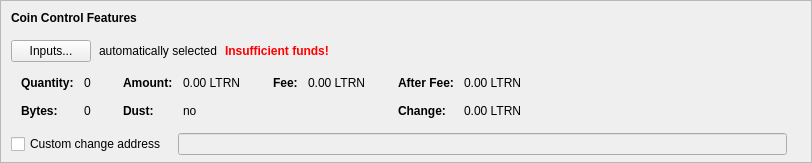
    <widget class="QFrame" name="frameCoinControl">
     <property name="sizePolicy">
      <sizepolicy hsizetype="Expanding" vsizetype="Expanding">
       <horstretch>0</horstretch>
       <verstretch>0</verstretch>
      </sizepolicy>
     </property>
     <property name="maximumSize">
      <size>
       <width>16777215</width>
       <height>16777215</height>
      </size>
     </property>
     <property name="frameShape">
      <enum>QFrame::StyledPanel</enum>
     </property>
     <property name="frameShadow">
      <enum>QFrame::Sunken</enum>
     </property>
     <layout class="QVBoxLayout" name="verticalLayoutCoinControl2">
      <property name="spacing">
       <number>0</number>
      </property>
      <property name="leftMargin">
       <number>0</number>
      </property>
      <property name="topMargin">
       <number>0</number>
      </property>
      <property name="rightMargin">
       <number>0</number>
      </property>
      <property name="bottomMargin">
       <number>6</number>
      </property>
      <item>
       <layout class="QVBoxLayout" name="verticalLayoutCoinControl" stretch="0,0,0,0,1">
        <property name="spacing">
         <number>0</number>
        </property>
        <property name="leftMargin">
         <number>10</number>
        </property>
        <property name="topMargin">
         <number>10</number>
        </property>
        <item>
         <layout class="QHBoxLayout" name="horizontalLayoutCoinControl1">
          <property name="bottomMargin">
           <number>15</number>
          </property>
          <item>
           <widget class="QLabel" name="labelCoinControlFeatures">
            <property name="sizePolicy">
             <sizepolicy hsizetype="Preferred" vsizetype="Maximum">
              <horstretch>0</horstretch>
              <verstretch>0</verstretch>
             </sizepolicy>
            </property>
            <property name="font">
             <font>
              <weight>75</weight>
              <bold>true</bold>
             </font>
            </property>
            <property name="styleSheet">
             <string notr="true">font-weight:bold;</string>
            </property>
            <property name="text">
             <string>Coin Control Features</string>
            </property>
           </widget>
          </item>
         </layout>
        </item>
        <item>
         <layout class="QHBoxLayout" name="horizontalLayoutCoinControl2" stretch="0,0,0,0">
          <property name="spacing">
           <number>8</number>
          </property>
          <property name="bottomMargin">
           <number>10</number>
          </property>
          <item>
           <widget class="QPushButton" name="pushButtonCoinControl">
            <property name="styleSheet">
             <string notr="true"/>
            </property>
            <property name="text">
             <string>Inputs...</string>
            </property>
            <property name="autoDefault">
             <bool>false</bool>
            </property>
           </widget>
          </item>
          <item>
           <widget class="QLabel" name="labelCoinControlAutomaticallySelected">
            <property name="text">
             <string>automatically selected</string>
            </property>
            <property name="margin">
             <number>5</number>
            </property>
           </widget>
          </item>
          <item>
           <widget class="QLabel" name="labelCoinControlInsuffFunds">
            <property name="font">
             <font>
              <weight>75</weight>
              <bold>true</bold>
             </font>
            </property>
            <property name="styleSheet">
             <string notr="true">color:red;font-weight:bold;</string>
            </property>
            <property name="text">
             <string>Insufficient funds!</string>
            </property>
            <property name="margin">
             <number>5</number>
            </property>
           </widget>
          </item>
          <item>
           <spacer name="horizontalSpacerCoinControl">
            <property name="orientation">
             <enum>Qt::Horizontal</enum>
            </property>
            <property name="sizeHint" stdset="0">
             <size>
              <width>40</width>
              <height>1</height>
             </size>
            </property>
           </spacer>
          </item>
         </layout>
        </item>
        <item>
         <widget class="QWidget" name="widgetCoinControl" native="true">
          <property name="sizePolicy">
           <sizepolicy hsizetype="Preferred" vsizetype="Preferred">
            <horstretch>0</horstretch>
            <verstretch>0</verstretch>
           </sizepolicy>
          </property>
          <property name="minimumSize">
           <size>
            <width>0</width>
            <height>0</height>
           </size>
          </property>
          <property name="styleSheet">
           <string notr="true"/>
          </property>
          <layout class="QHBoxLayout" name="horizontalLayoutCoinControl5">
           <property name="leftMargin">
            <number>0</number>
           </property>
           <property name="topMargin">
            <number>0</number>
           </property>
           <property name="rightMargin">
            <number>0</number>
           </property>
           <property name="bottomMargin">
            <number>0</number>
           </property>
           <item>
            <layout class="QHBoxLayout" name="horizontalLayoutCoinControl3" stretch="0,0,0,1">
             <property name="spacing">
              <number>20</number>
             </property>
             <property name="topMargin">
              <number>0</number>
             </property>
             <property name="bottomMargin">
              <number>10</number>
             </property>
             <item>
              <layout class="QFormLayout" name="formLayoutCoinControl1">
               <property name="horizontalSpacing">
                <number>10</number>
               </property>
               <property name="verticalSpacing">
                <number>14</number>
               </property>
               <property name="leftMargin">
                <number>10</number>
               </property>
               <property name="topMargin">
                <number>4</number>
               </property>
               <property name="rightMargin">
                <number>6</number>
               </property>
               <item row="0" column="0">
                <widget class="QLabel" name="labelCoinControlQuantityText">
                 <property name="font">
                  <font>
                   <weight>75</weight>
                   <bold>true</bold>
                  </font>
                 </property>
                 <property name="text">
                  <string>Quantity:</string>
                 </property>
                 <property name="margin">
                  <number>0</number>
                 </property>
                </widget>
               </item>
               <item row="0" column="1">
                <widget class="QLabel" name="labelCoinControlQuantity">
                 <property name="cursor">
                  <cursorShape>IBeamCursor</cursorShape>
                 </property>
                 <property name="contextMenuPolicy">
                  <enum>Qt::ActionsContextMenu</enum>
                 </property>
                 <property name="text">
                  <string notr="true">0</string>
                 </property>
                 <property name="margin">
                  <number>0</number>
                 </property>
                 <property name="textInteractionFlags">
                  <set>Qt::LinksAccessibleByMouse|Qt::TextSelectableByKeyboard|Qt::TextSelectableByMouse</set>
                 </property>
                </widget>
               </item>
               <item row="1" column="0">
                <widget class="QLabel" name="labelCoinControlBytesText">
                 <property name="font">
                  <font>
                   <weight>75</weight>
                   <bold>true</bold>
                  </font>
                 </property>
                 <property name="text">
                  <string>Bytes:</string>
                 </property>
                </widget>
               </item>
               <item row="1" column="1">
                <widget class="QLabel" name="labelCoinControlBytes">
                 <property name="cursor">
                  <cursorShape>IBeamCursor</cursorShape>
                 </property>
                 <property name="contextMenuPolicy">
                  <enum>Qt::ActionsContextMenu</enum>
                 </property>
                 <property name="text">
                  <string notr="true">0</string>
                 </property>
                 <property name="textInteractionFlags">
                  <set>Qt::LinksAccessibleByMouse|Qt::TextSelectableByKeyboard|Qt::TextSelectableByMouse</set>
                 </property>
                </widget>
               </item>
              </layout>
             </item>
             <item>
              <layout class="QFormLayout" name="formLayoutCoinControl2">
               <property name="horizontalSpacing">
                <number>10</number>
               </property>
               <property name="verticalSpacing">
                <number>14</number>
               </property>
               <property name="leftMargin">
                <number>6</number>
               </property>
               <property name="topMargin">
                <number>4</number>
               </property>
               <property name="rightMargin">
                <number>6</number>
               </property>
               <item row="0" column="0">
                <widget class="QLabel" name="labelCoinControlAmountText">
                 <property name="font">
                  <font>
                   <weight>75</weight>
                   <bold>true</bold>
                  </font>
                 </property>
                 <property name="text">
                  <string>Amount:</string>
                 </property>
                 <property name="margin">
                  <number>0</number>
                 </property>
                </widget>
               </item>
               <item row="0" column="1">
                <widget class="QLabel" name="labelCoinControlAmount">
                 <property name="cursor">
                  <cursorShape>IBeamCursor</cursorShape>
                 </property>
                 <property name="contextMenuPolicy">
                  <enum>Qt::ActionsContextMenu</enum>
                 </property>
                 <property name="text">
                  <string notr="true">0.00 LTRN</string>
                 </property>
                 <property name="textInteractionFlags">
                  <set>Qt::LinksAccessibleByMouse|Qt::TextSelectableByKeyboard|Qt::TextSelectableByMouse</set>
                 </property>
                </widget>
               </item>
               <item row="1" column="0">
                <widget class="QLabel" name="labelCoinControlLowOutputText">
                 <property name="font">
                  <font>
                   <weight>75</weight>
                   <bold>true</bold>
                  </font>
                 </property>
                 <property name="text">
                  <string>Dust:</string>
                 </property>
                </widget>
               </item>
               <item row="1" column="1">
                <widget class="QLabel" name="labelCoinControlLowOutput">
                 <property name="cursor">
                  <cursorShape>IBeamCursor</cursorShape>
                 </property>
                 <property name="contextMenuPolicy">
                  <enum>Qt::ActionsContextMenu</enum>
                 </property>
                 <property name="text">
                  <string notr="true">no</string>
                 </property>
                 <property name="textInteractionFlags">
                  <set>Qt::LinksAccessibleByMouse|Qt::TextSelectableByKeyboard|Qt::TextSelectableByMouse</set>
                 </property>
                </widget>
               </item>
              </layout>
             </item>
             <item>
              <layout class="QFormLayout" name="formLayoutCoinControl3">
               <property name="horizontalSpacing">
                <number>10</number>
               </property>
               <property name="verticalSpacing">
                <number>14</number>
               </property>
               <property name="leftMargin">
                <number>6</number>
               </property>
               <property name="topMargin">
                <number>4</number>
               </property>
               <property name="rightMargin">
                <number>6</number>
               </property>
               <item row="0" column="0">
                <widget class="QLabel" name="labelCoinControlFeeText">
                 <property name="font">
                  <font>
                   <weight>75</weight>
                   <bold>true</bold>
                  </font>
                 </property>
                 <property name="text">
                  <string>Fee:</string>
                 </property>
                 <property name="margin">
                  <number>0</number>
                 </property>
                </widget>
               </item>
               <item row="0" column="1">
                <widget class="QLabel" name="labelCoinControlFee">
                 <property name="cursor">
                  <cursorShape>IBeamCursor</cursorShape>
                 </property>
                 <property name="contextMenuPolicy">
                  <enum>Qt::ActionsContextMenu</enum>
                 </property>
                 <property name="text">
                  <string notr="true">0.00 LTRN</string>
                 </property>
                 <property name="textInteractionFlags">
                  <set>Qt::LinksAccessibleByMouse|Qt::TextSelectableByKeyboard|Qt::TextSelectableByMouse</set>
                 </property>
                </widget>
               </item>
              </layout>
             </item>
             <item>
              <layout class="QFormLayout" name="formLayoutCoinControl4">
               <property name="horizontalSpacing">
                <number>10</number>
               </property>
               <property name="verticalSpacing">
                <number>14</number>
               </property>
               <property name="leftMargin">
                <number>6</number>
               </property>
               <property name="topMargin">
                <number>4</number>
               </property>
               <property name="rightMargin">
                <number>6</number>
               </property>
               <item row="0" column="0">
                <widget class="QLabel" name="labelCoinControlAfterFeeText">
                 <property name="font">
                  <font>
                   <weight>75</weight>
                   <bold>true</bold>
                  </font>
                 </property>
                 <property name="text">
                  <string>After Fee:</string>
                 </property>
                 <property name="margin">
                  <number>0</number>
                 </property>
                </widget>
               </item>
               <item row="0" column="1">
                <widget class="QLabel" name="labelCoinControlAfterFee">
                 <property name="cursor">
                  <cursorShape>IBeamCursor</cursorShape>
                 </property>
                 <property name="contextMenuPolicy">
                  <enum>Qt::ActionsContextMenu</enum>
                 </property>
                 <property name="text">
                  <string notr="true">0.00 LTRN</string>
                 </property>
                 <property name="textInteractionFlags">
                  <set>Qt::LinksAccessibleByMouse|Qt::TextSelectableByKeyboard|Qt::TextSelectableByMouse</set>
                 </property>
                </widget>
               </item>
               <item row="1" column="0">
                <widget class="QLabel" name="labelCoinControlChangeText">
                 <property name="font">
                  <font>
                   <weight>75</weight>
                   <bold>true</bold>
                  </font>
                 </property>
                 <property name="text">
                  <string>Change:</string>
                 </property>
                </widget>
               </item>
               <item row="1" column="1">
                <widget class="QLabel" name="labelCoinControlChange">
                 <property name="cursor">
                  <cursorShape>IBeamCursor</cursorShape>
                 </property>
                 <property name="contextMenuPolicy">
                  <enum>Qt::ActionsContextMenu</enum>
                 </property>
                 <property name="text">
                  <string notr="true">0.00 LTRN</string>
                 </property>
                 <property name="textInteractionFlags">
                  <set>Qt::LinksAccessibleByMouse|Qt::TextSelectableByKeyboard|Qt::TextSelectableByMouse</set>
                 </property>
                </widget>
               </item>
              </layout>
             </item>
            </layout>
           </item>
          </layout>
         </widget>
        </item>
        <item>
         <layout class="QHBoxLayout" name="horizontalLayoutCoinControl4" stretch="0,0,0">
          <property name="spacing">
           <number>12</number>
          </property>
          <property name="sizeConstraint">
           <enum>QLayout::SetDefaultConstraint</enum>
          </property>
          <property name="topMargin">
           <number>5</number>
          </property>
          <property name="rightMargin">
           <number>5</number>
          </property>
          <item>
           <widget class="QCheckBox" name="checkBoxCoinControlChange">
            <property name="toolTip">
             <string>If this is activated, but the change address is empty or invalid, change will be sent to a newly generated address.</string>
            </property>
            <property name="text">
             <string>Custom change address</string>
            </property>
           </widget>
          </item>
          <item>
           <widget class="QValidatedLineEdit" name="lineEditCoinControlChange">
            <property name="enabled">
             <bool>false</bool>
            </property>
            <property name="sizePolicy">
             <sizepolicy hsizetype="Expanding" vsizetype="Fixed">
              <horstretch>0</horstretch>
              <verstretch>0</verstretch>
             </sizepolicy>
            </property>
           </widget>
          </item>
          <item>
           <widget class="QLabel" name="labelCoinControlChangeLabel">
            <property name="sizePolicy">
             <sizepolicy hsizetype="Preferred" vsizetype="Expanding">
              <horstretch>0</horstretch>
              <verstretch>0</verstretch>
             </sizepolicy>
            </property>
            <property name="minimumSize">
             <size>
              <width>0</width>
              <height>0</height>
             </size>
            </property>
            <property name="text">
             <string/>
            </property>
            <property name="margin">
             <number>3</number>
            </property>
           </widget>
          </item>
         </layout>
        </item>
        <item>
         <spacer name="verticalSpacerCoinControl">
          <property name="orientation">
           <enum>Qt::Vertical</enum>
          </property>
          <property name="sizeHint" stdset="0">
           <size>
            <width>800</width>
            <height>1</height>
           </size>
          </property>
         </spacer>
        </item>
       </layout>
      </item>
     </layout>
    </widget>
